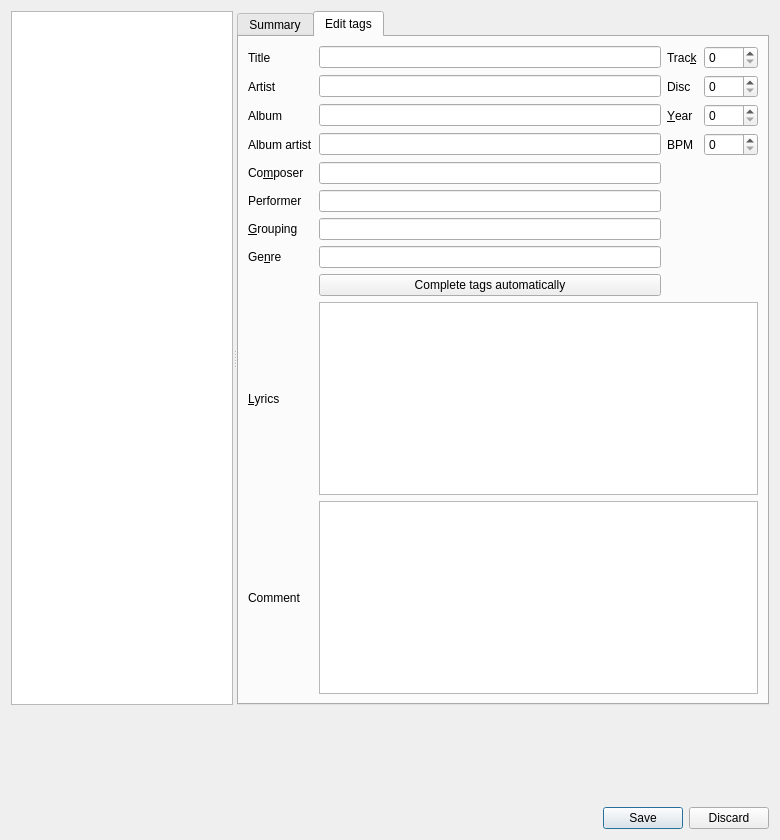
<?xml version="1.0" encoding="UTF-8"?>
<ui version="4.0">
 <class>EditTagDialog</class>
 <widget class="QDialog" name="EditTagDialog">
  <property name="geometry">
   <rect>
    <x>0</x>
    <y>0</y>
    <width>780</width>
    <height>840</height>
   </rect>
  </property>
  <property name="sizePolicy">
   <sizepolicy hsizetype="MinimumExpanding" vsizetype="MinimumExpanding">
    <horstretch>0</horstretch>
    <verstretch>0</verstretch>
   </sizepolicy>
  </property>
  <property name="windowTitle">
   <string>Edit track information</string>
  </property>
  <property name="windowIcon">
   <iconset resource="../../data/data.qrc">
    <normaloff>:/icon.png</normaloff>:/icon.png</iconset>
  </property>
  <layout class="QVBoxLayout" name="verticalLayout_3">
   <item>
    <widget class="QSplitter" name="splitter">
     <property name="orientation">
      <enum>Qt::Horizontal</enum>
     </property>
     <widget class="QListWidget" name="song_list">
      <property name="selectionMode">
       <enum>QAbstractItemView::ExtendedSelection</enum>
      </property>
     </widget>
     <widget class="QTabWidget" name="tab_widget">
      <property name="currentIndex">
       <number>1</number>
      </property>
      <widget class="QWidget" name="summary_tab">
       <attribute name="title">
        <string>Summary</string>
       </attribute>
       <layout class="QVBoxLayout" name="verticalLayout_2">
        <item>
         <layout class="QHBoxLayout" name="horizontalLayout_2">
          <item>
           <widget class="QLabel" name="art">
            <property name="sizePolicy">
             <sizepolicy hsizetype="Fixed" vsizetype="Fixed">
              <horstretch>0</horstretch>
              <verstretch>0</verstretch>
             </sizepolicy>
            </property>
            <property name="minimumSize">
             <size>
              <width>124</width>
              <height>124</height>
             </size>
            </property>
            <property name="frameShape">
             <enum>QFrame::StyledPanel</enum>
            </property>
            <property name="text">
             <string/>
            </property>
            <property name="alignment">
             <set>Qt::AlignCenter</set>
            </property>
            <property name="margin">
             <number>2</number>
            </property>
           </widget>
          </item>
          <item>
           <layout class="QVBoxLayout" name="verticalLayout">
            <item>
             <widget class="QTextEdit" name="summary">
              <property name="sizePolicy">
               <sizepolicy hsizetype="Expanding" vsizetype="Minimum">
                <horstretch>0</horstretch>
                <verstretch>0</verstretch>
               </sizepolicy>
              </property>
              <property name="styleSheet">
               <string notr="true">QTextEdit {
  background: transparent;
}</string>
              </property>
              <property name="frameShape">
               <enum>QFrame::NoFrame</enum>
              </property>
              <property name="textInteractionFlags">
               <set>Qt::TextSelectableByKeyboard|Qt::TextSelectableByMouse</set>
              </property>
             </widget>
            </item>
            <item>
             <layout class="QHBoxLayout" name="horizontalLayout">
              <item>
               <widget class="QPushButton" name="summary_art_button">
                <property name="sizePolicy">
                 <sizepolicy hsizetype="Fixed" vsizetype="Fixed">
                  <horstretch>0</horstretch>
                  <verstretch>0</verstretch>
                 </sizepolicy>
                </property>
                <property name="text">
                 <string>Change cover art</string>
                </property>
               </widget>
              </item>
              <item>
               <widget class="QPushButton" name="playcount_reset">
                <property name="sizePolicy">
                 <sizepolicy hsizetype="Fixed" vsizetype="Fixed">
                  <horstretch>0</horstretch>
                  <verstretch>0</verstretch>
                 </sizepolicy>
                </property>
                <property name="text">
                 <string>Reset play counts</string>
                </property>
               </widget>
              </item>
              <item>
               <spacer name="horizontalSpacer">
                <property name="orientation">
                 <enum>Qt::Horizontal</enum>
                </property>
                <property name="sizeHint" stdset="0">
                 <size>
                  <width>40</width>
                  <height>20</height>
                 </size>
                </property>
               </spacer>
              </item>
             </layout>
            </item>
           </layout>
          </item>
         </layout>
        </item>
        <item>
         <widget class="Line" name="line">
          <property name="orientation">
           <enum>Qt::Horizontal</enum>
          </property>
         </widget>
        </item>
        <item>
         <layout class="QGridLayout" name="gridLayout_3" rowstretch="0,0,0,0,0,0,0,0,0">
          <property name="horizontalSpacing">
           <number>18</number>
          </property>
          <item row="0" column="0">
           <widget class="QLabel" name="length_label">
            <property name="sizePolicy">
             <sizepolicy hsizetype="Fixed" vsizetype="Preferred">
              <horstretch>0</horstretch>
              <verstretch>0</verstretch>
             </sizepolicy>
            </property>
            <property name="text">
             <string>Length</string>
            </property>
            <property name="field_label" stdset="0">
             <bool>true</bool>
            </property>
           </widget>
          </item>
          <item row="0" column="1">
           <widget class="QLabel" name="length">
            <property name="sizePolicy">
             <sizepolicy hsizetype="Fixed" vsizetype="Preferred">
              <horstretch>0</horstretch>
              <verstretch>0</verstretch>
             </sizepolicy>
            </property>
            <property name="minimumSize">
             <size>
              <width>150</width>
              <height>0</height>
             </size>
            </property>
            <property name="baseSize">
             <size>
              <width>150</width>
              <height>0</height>
             </size>
            </property>
            <property name="wordWrap">
             <bool>true</bool>
            </property>
            <property name="textInteractionFlags">
             <set>Qt::LinksAccessibleByMouse|Qt::TextSelectableByKeyboard|Qt::TextSelectableByMouse</set>
            </property>
           </widget>
          </item>
          <item row="0" column="2">
           <widget class="QLabel" name="playcount_label">
            <property name="sizePolicy">
             <sizepolicy hsizetype="Fixed" vsizetype="Preferred">
              <horstretch>0</horstretch>
              <verstretch>0</verstretch>
             </sizepolicy>
            </property>
            <property name="text">
             <string>Play count</string>
            </property>
            <property name="field_label" stdset="0">
             <bool>true</bool>
            </property>
           </widget>
          </item>
          <item row="0" column="3">
           <widget class="QLabel" name="playcount">
            <property name="sizePolicy">
             <sizepolicy hsizetype="Expanding" vsizetype="Preferred">
              <horstretch>0</horstretch>
              <verstretch>0</verstretch>
             </sizepolicy>
            </property>
            <property name="wordWrap">
             <bool>true</bool>
            </property>
            <property name="textInteractionFlags">
             <set>Qt::LinksAccessibleByMouse|Qt::TextSelectableByKeyboard|Qt::TextSelectableByMouse</set>
            </property>
           </widget>
          </item>
          <item row="1" column="0">
           <widget class="QLabel" name="bpm_label">
            <property name="sizePolicy">
             <sizepolicy hsizetype="Fixed" vsizetype="Preferred">
              <horstretch>0</horstretch>
              <verstretch>0</verstretch>
             </sizepolicy>
            </property>
            <property name="text">
             <string>BPM</string>
            </property>
            <property name="field_label" stdset="0">
             <bool>true</bool>
            </property>
           </widget>
          </item>
          <item row="1" column="1">
           <widget class="QLabel" name="bpm">
            <property name="sizePolicy">
             <sizepolicy hsizetype="Preferred" vsizetype="Preferred">
              <horstretch>0</horstretch>
              <verstretch>0</verstretch>
             </sizepolicy>
            </property>
            <property name="baseSize">
             <size>
              <width>0</width>
              <height>0</height>
             </size>
            </property>
            <property name="wordWrap">
             <bool>true</bool>
            </property>
            <property name="textInteractionFlags">
             <set>Qt::LinksAccessibleByMouse|Qt::TextSelectableByKeyboard|Qt::TextSelectableByMouse</set>
            </property>
           </widget>
          </item>
          <item row="1" column="2">
           <widget class="QLabel" name="skipcount_label">
            <property name="sizePolicy">
             <sizepolicy hsizetype="Fixed" vsizetype="Preferred">
              <horstretch>0</horstretch>
              <verstretch>0</verstretch>
             </sizepolicy>
            </property>
            <property name="text">
             <string>Skip count</string>
            </property>
            <property name="field_label" stdset="0">
             <bool>true</bool>
            </property>
           </widget>
          </item>
          <item row="1" column="3">
           <widget class="QLabel" name="skipcount">
            <property name="wordWrap">
             <bool>true</bool>
            </property>
            <property name="textInteractionFlags">
             <set>Qt::LinksAccessibleByMouse|Qt::TextSelectableByKeyboard|Qt::TextSelectableByMouse</set>
            </property>
           </widget>
          </item>
          <item row="2" column="0">
           <widget class="QLabel" name="bitrate_label">
            <property name="sizePolicy">
             <sizepolicy hsizetype="Fixed" vsizetype="Preferred">
              <horstretch>0</horstretch>
              <verstretch>0</verstretch>
             </sizepolicy>
            </property>
            <property name="text">
             <string>Bit rate</string>
            </property>
            <property name="field_label" stdset="0">
             <bool>true</bool>
            </property>
           </widget>
          </item>
          <item row="2" column="1">
           <widget class="QLabel" name="bitrate">
            <property name="sizePolicy">
             <sizepolicy hsizetype="Preferred" vsizetype="Preferred">
              <horstretch>0</horstretch>
              <verstretch>0</verstretch>
             </sizepolicy>
            </property>
            <property name="baseSize">
             <size>
              <width>0</width>
              <height>0</height>
             </size>
            </property>
            <property name="wordWrap">
             <bool>true</bool>
            </property>
            <property name="textInteractionFlags">
             <set>Qt::LinksAccessibleByMouse|Qt::TextSelectableByKeyboard|Qt::TextSelectableByMouse</set>
            </property>
           </widget>
          </item>
          <item row="2" column="2">
           <widget class="QLabel" name="lastplayed_label">
            <property name="sizePolicy">
             <sizepolicy hsizetype="Fixed" vsizetype="Preferred">
              <horstretch>0</horstretch>
              <verstretch>0</verstretch>
             </sizepolicy>
            </property>
            <property name="text">
             <string comment="A playlist's tag.">Last played</string>
            </property>
            <property name="field_label" stdset="0">
             <bool>true</bool>
            </property>
           </widget>
          </item>
          <item row="2" column="3">
           <widget class="QLabel" name="lastplayed">
            <property name="wordWrap">
             <bool>true</bool>
            </property>
            <property name="textInteractionFlags">
             <set>Qt::LinksAccessibleByMouse|Qt::TextSelectableByKeyboard|Qt::TextSelectableByMouse</set>
            </property>
           </widget>
          </item>
          <item row="3" column="0">
           <widget class="QLabel" name="samplerate_label">
            <property name="sizePolicy">
             <sizepolicy hsizetype="Fixed" vsizetype="Preferred">
              <horstretch>0</horstretch>
              <verstretch>0</verstretch>
             </sizepolicy>
            </property>
            <property name="text">
             <string>Sample rate</string>
            </property>
            <property name="field_label" stdset="0">
             <bool>true</bool>
            </property>
           </widget>
          </item>
          <item row="3" column="1">
           <widget class="QLabel" name="samplerate">
            <property name="sizePolicy">
             <sizepolicy hsizetype="Preferred" vsizetype="Preferred">
              <horstretch>0</horstretch>
              <verstretch>0</verstretch>
             </sizepolicy>
            </property>
            <property name="wordWrap">
             <bool>true</bool>
            </property>
            <property name="textInteractionFlags">
             <set>Qt::LinksAccessibleByMouse|Qt::TextSelectableByKeyboard|Qt::TextSelectableByMouse</set>
            </property>
           </widget>
          </item>
          <item row="3" column="2">
           <widget class="QLabel" name="score_label">
            <property name="sizePolicy">
             <sizepolicy hsizetype="Fixed" vsizetype="Preferred">
              <horstretch>0</horstretch>
              <verstretch>0</verstretch>
             </sizepolicy>
            </property>
            <property name="text">
             <string>Score</string>
            </property>
            <property name="field_label" stdset="0">
             <bool>true</bool>
            </property>
           </widget>
          </item>
          <item row="3" column="3">
           <widget class="QLabel" name="score">
            <property name="wordWrap">
             <bool>true</bool>
            </property>
            <property name="textInteractionFlags">
             <set>Qt::LinksAccessibleByMouse|Qt::TextSelectableByKeyboard|Qt::TextSelectableByMouse</set>
            </property>
           </widget>
          </item>
          <item row="4" column="0">
           <widget class="QLabel" name="filesize_label">
            <property name="sizePolicy">
             <sizepolicy hsizetype="Fixed" vsizetype="Preferred">
              <horstretch>0</horstretch>
              <verstretch>0</verstretch>
             </sizepolicy>
            </property>
            <property name="text">
             <string>File size</string>
            </property>
            <property name="field_label" stdset="0">
             <bool>true</bool>
            </property>
           </widget>
          </item>
          <item row="4" column="1">
           <widget class="QLabel" name="filesize">
            <property name="sizePolicy">
             <sizepolicy hsizetype="Preferred" vsizetype="Preferred">
              <horstretch>0</horstretch>
              <verstretch>0</verstretch>
             </sizepolicy>
            </property>
            <property name="wordWrap">
             <bool>true</bool>
            </property>
            <property name="textInteractionFlags">
             <set>Qt::LinksAccessibleByMouse|Qt::TextSelectableByKeyboard|Qt::TextSelectableByMouse</set>
            </property>
           </widget>
          </item>
          <item row="4" column="2">
           <widget class="QLabel" name="rating_label">
            <property name="sizePolicy">
             <sizepolicy hsizetype="Fixed" vsizetype="Preferred">
              <horstretch>0</horstretch>
              <verstretch>0</verstretch>
             </sizepolicy>
            </property>
            <property name="text">
             <string>Rating</string>
            </property>
            <property name="field_label" stdset="0">
             <bool>true</bool>
            </property>
           </widget>
          </item>
          <item row="4" column="3">
           <widget class="RatingWidget" name="rating" native="true">
            <property name="sizePolicy">
             <sizepolicy hsizetype="Fixed" vsizetype="Preferred">
              <horstretch>0</horstretch>
              <verstretch>0</verstretch>
             </sizepolicy>
            </property>
            <property name="minimumSize">
             <size>
              <width>0</width>
              <height>0</height>
             </size>
            </property>
           </widget>
          </item>
          <item row="6" column="0">
           <widget class="QLabel" name="filetype_label">
            <property name="sizePolicy">
             <sizepolicy hsizetype="Fixed" vsizetype="Preferred">
              <horstretch>0</horstretch>
              <verstretch>0</verstretch>
             </sizepolicy>
            </property>
            <property name="text">
             <string>File type</string>
            </property>
            <property name="field_label" stdset="0">
             <bool>true</bool>
            </property>
           </widget>
          </item>
          <item row="6" column="1" colspan="3">
           <widget class="QLabel" name="filetype">
            <property name="sizePolicy">
             <sizepolicy hsizetype="Expanding" vsizetype="Preferred">
              <horstretch>0</horstretch>
              <verstretch>0</verstretch>
             </sizepolicy>
            </property>
            <property name="text">
             <string/>
            </property>
            <property name="wordWrap">
             <bool>true</bool>
            </property>
            <property name="textInteractionFlags">
             <set>Qt::LinksAccessibleByMouse|Qt::TextSelectableByKeyboard|Qt::TextSelectableByMouse</set>
            </property>
           </widget>
          </item>
          <item row="7" column="0">
           <widget class="QLabel" name="mtime_label">
            <property name="sizePolicy">
             <sizepolicy hsizetype="Fixed" vsizetype="Preferred">
              <horstretch>0</horstretch>
              <verstretch>0</verstretch>
             </sizepolicy>
            </property>
            <property name="text">
             <string>Date modified</string>
            </property>
            <property name="field_label" stdset="0">
             <bool>true</bool>
            </property>
           </widget>
          </item>
          <item row="7" column="1" colspan="3">
           <widget class="QLabel" name="mtime">
            <property name="wordWrap">
             <bool>true</bool>
            </property>
            <property name="textInteractionFlags">
             <set>Qt::LinksAccessibleByMouse|Qt::TextSelectableByKeyboard|Qt::TextSelectableByMouse</set>
            </property>
           </widget>
          </item>
          <item row="8" column="0">
           <widget class="QLabel" name="ctime_label">
            <property name="sizePolicy">
             <sizepolicy hsizetype="Fixed" vsizetype="Preferred">
              <horstretch>0</horstretch>
              <verstretch>0</verstretch>
             </sizepolicy>
            </property>
            <property name="text">
             <string>Date created</string>
            </property>
            <property name="field_label" stdset="0">
             <bool>true</bool>
            </property>
           </widget>
          </item>
          <item row="8" column="1" colspan="3">
           <widget class="QLabel" name="ctime">
            <property name="wordWrap">
             <bool>true</bool>
            </property>
            <property name="textInteractionFlags">
             <set>Qt::LinksAccessibleByMouse|Qt::TextSelectableByKeyboard|Qt::TextSelectableByMouse</set>
            </property>
           </widget>
          </item>
          <item row="5" column="0">
           <widget class="QLabel" name="filename_label">
            <property name="text">
             <string>File name</string>
            </property>
            <property name="field_label" stdset="0">
             <bool>true</bool>
            </property>
           </widget>
          </item>
          <item row="5" column="1" colspan="3">
           <widget class="QLineEdit" name="filename">
            <property name="styleSheet">
             <string notr="true">QLineEdit {
  background: transparent;
}</string>
            </property>
            <property name="frame">
             <bool>false</bool>
            </property>
            <property name="readOnly">
             <bool>true</bool>
            </property>
           </widget>
          </item>
         </layout>
        </item>
        <item>
         <spacer name="verticalSpacer_2">
          <property name="orientation">
           <enum>Qt::Vertical</enum>
          </property>
          <property name="sizeHint" stdset="0">
           <size>
            <width>20</width>
            <height>40</height>
           </size>
          </property>
         </spacer>
        </item>
       </layout>
      </widget>
      <widget class="QWidget" name="tags_tab">
       <property name="sizePolicy">
        <sizepolicy hsizetype="Expanding" vsizetype="Expanding">
         <horstretch>0</horstretch>
         <verstretch>0</verstretch>
        </sizepolicy>
       </property>
       <property name="minimumSize">
        <size>
         <width>528</width>
         <height>514</height>
        </size>
       </property>
       <attribute name="title">
        <string>Edit tags</string>
       </attribute>
       <layout class="QGridLayout" name="gridLayout_2">
        <item row="0" column="0">
         <layout class="QVBoxLayout" name="verticalLayout_4">
          <item>
           <layout class="QGridLayout" name="gridLayout">
            <item row="12" column="0">
             <widget class="QLabel" name="comment_label">
              <property name="text">
               <string>Comment</string>
              </property>
              <property name="buddy">
               <cstring>comment</cstring>
              </property>
             </widget>
            </item>
            <item row="0" column="0">
             <widget class="QLabel" name="title_label">
              <property name="text">
               <string>Title</string>
              </property>
              <property name="buddy">
               <cstring>title</cstring>
              </property>
             </widget>
            </item>
            <item row="0" column="1">
             <widget class="LineEdit" name="title">
              <property name="has_reset_button" stdset="0">
               <bool>true</bool>
              </property>
              <property name="has_clear_button" stdset="0">
               <bool>false</bool>
              </property>
             </widget>
            </item>
            <item row="0" column="2">
             <widget class="QLabel" name="track_label">
              <property name="text">
               <string>Trac&amp;k</string>
              </property>
              <property name="buddy">
               <cstring>track</cstring>
              </property>
             </widget>
            </item>
            <item row="0" column="3">
             <widget class="SpinBox" name="track">
              <property name="correctionMode">
               <enum>QAbstractSpinBox::CorrectToNearestValue</enum>
              </property>
              <property name="maximum">
               <number>9999</number>
              </property>
              <property name="has_clear_button" stdset="0">
               <bool>false</bool>
              </property>
              <property name="has_reset_button" stdset="0">
               <bool>true</bool>
              </property>
             </widget>
            </item>
            <item row="1" column="0">
             <widget class="QLabel" name="artist_label">
              <property name="text">
               <string>Artist</string>
              </property>
              <property name="buddy">
               <cstring>artist</cstring>
              </property>
             </widget>
            </item>
            <item row="1" column="1">
             <widget class="LineEdit" name="artist">
              <property name="has_reset_button" stdset="0">
               <bool>true</bool>
              </property>
              <property name="has_clear_button" stdset="0">
               <bool>false</bool>
              </property>
             </widget>
            </item>
            <item row="1" column="2">
             <widget class="QLabel" name="disc_label">
              <property name="text">
               <string>Disc</string>
              </property>
              <property name="buddy">
               <cstring>disc</cstring>
              </property>
             </widget>
            </item>
            <item row="1" column="3">
             <widget class="SpinBox" name="disc">
              <property name="correctionMode">
               <enum>QAbstractSpinBox::CorrectToNearestValue</enum>
              </property>
              <property name="maximum">
               <number>9999</number>
              </property>
              <property name="has_clear_button" stdset="0">
               <bool>false</bool>
              </property>
              <property name="has_reset_button" stdset="0">
               <bool>true</bool>
              </property>
             </widget>
            </item>
            <item row="2" column="0">
             <widget class="QLabel" name="album_label">
              <property name="text">
               <string>Album</string>
              </property>
              <property name="buddy">
               <cstring>album</cstring>
              </property>
             </widget>
            </item>
            <item row="2" column="1">
             <widget class="LineEdit" name="album">
              <property name="has_reset_button" stdset="0">
               <bool>true</bool>
              </property>
              <property name="has_clear_button" stdset="0">
               <bool>false</bool>
              </property>
             </widget>
            </item>
            <item row="2" column="2">
             <widget class="QLabel" name="year_label">
              <property name="text">
               <string>&amp;Year</string>
              </property>
              <property name="buddy">
               <cstring>year</cstring>
              </property>
             </widget>
            </item>
            <item row="2" column="3">
             <widget class="SpinBox" name="year">
              <property name="correctionMode">
               <enum>QAbstractSpinBox::CorrectToNearestValue</enum>
              </property>
              <property name="maximum">
               <number>9999</number>
              </property>
              <property name="has_clear_button" stdset="0">
               <bool>false</bool>
              </property>
              <property name="has_reset_button" stdset="0">
               <bool>true</bool>
              </property>
             </widget>
            </item>
            <item row="3" column="0">
             <widget class="QLabel" name="albumartist_label">
              <property name="text">
               <string>Album artist</string>
              </property>
              <property name="buddy">
               <cstring>albumartist</cstring>
              </property>
             </widget>
            </item>
            <item row="3" column="1">
             <widget class="LineEdit" name="albumartist">
              <property name="has_reset_button" stdset="0">
               <bool>true</bool>
              </property>
              <property name="has_clear_button" stdset="0">
               <bool>false</bool>
              </property>
             </widget>
            </item>
            <item row="4" column="0">
             <widget class="QLabel" name="composer_label">
              <property name="text">
               <string>Co&amp;mposer</string>
              </property>
              <property name="buddy">
               <cstring>composer</cstring>
              </property>
             </widget>
            </item>
            <item row="4" column="1">
             <widget class="LineEdit" name="composer">
              <property name="has_reset_button" stdset="0">
               <bool>true</bool>
              </property>
              <property name="has_clear_button" stdset="0">
               <bool>false</bool>
              </property>
             </widget>
            </item>
            <item row="5" column="0">
             <widget class="QLabel" name="performer_label">
              <property name="text">
               <string>Performer</string>
              </property>
              <property name="buddy">
               <cstring>performer</cstring>
              </property>
             </widget>
            </item>
            <item row="5" column="1">
             <widget class="LineEdit" name="performer">
              <property name="has_reset_button" stdset="0">
               <bool>true</bool>
              </property>
              <property name="has_clear_button" stdset="0">
               <bool>false</bool>
              </property>
             </widget>
            </item>
            <item row="6" column="0">
             <widget class="QLabel" name="grouping_label">
              <property name="text">
               <string>&amp;Grouping</string>
              </property>
              <property name="buddy">
               <cstring>grouping</cstring>
              </property>
             </widget>
            </item>
            <item row="6" column="1">
             <widget class="LineEdit" name="grouping">
              <property name="has_reset_button" stdset="0">
               <bool>true</bool>
              </property>
              <property name="has_clear_button" stdset="0">
               <bool>false</bool>
              </property>
             </widget>
            </item>
            <item row="7" column="0">
             <widget class="QLabel" name="genre_label">
              <property name="text">
               <string>Ge&amp;nre</string>
              </property>
              <property name="buddy">
               <cstring>genre</cstring>
              </property>
             </widget>
            </item>
            <item row="7" column="1">
             <widget class="LineEdit" name="genre">
              <property name="has_reset_button" stdset="0">
               <bool>true</bool>
              </property>
              <property name="has_clear_button" stdset="0">
               <bool>false</bool>
              </property>
             </widget>
            </item>
            <item row="8" column="1">
             <widget class="QPushButton" name="fetch_tag">
              <property name="text">
               <string>Complete tags automatically</string>
              </property>
              <property name="iconSize">
               <size>
                <width>38</width>
                <height>22</height>
               </size>
              </property>
             </widget>
            </item>
            <item row="11" column="0">
             <widget class="QLabel" name="lyrics_label">
              <property name="text">
               <string>&amp;Lyrics</string>
              </property>
              <property name="buddy">
               <cstring>lyrics</cstring>
              </property>
             </widget>
            </item>
            <item row="11" column="1" colspan="3">
             <widget class="TextEdit" name="lyrics">
              <property name="has_reset_button" stdset="0">
               <bool>true</bool>
              </property>
              <property name="has_clear_button" stdset="0">
               <bool>false</bool>
              </property>
             </widget>
            </item>
            <item row="12" column="1" colspan="3">
             <widget class="TextEdit" name="comment">
              <property name="has_reset_button" stdset="0">
               <bool>true</bool>
              </property>
              <property name="has_clear_button" stdset="0">
               <bool>false</bool>
              </property>
             </widget>
            </item>
            <item row="3" column="2">
             <widget class="QLabel" name="bpm2_label">
              <property name="text">
               <string>BPM</string>
              </property>
              <property name="buddy">
               <cstring>bpm2</cstring>
              </property>
             </widget>
            </item>
            <item row="3" column="3">
             <widget class="SpinBox" name="bpm2">
              <property name="correctionMode">
               <enum>QAbstractSpinBox::CorrectToNearestValue</enum>
              </property>
              <property name="maximum">
               <number>9999</number>
              </property>
              <property name="has_clear_button" stdset="0">
               <bool>false</bool>
              </property>
              <property name="has_reset_button" stdset="0">
               <bool>true</bool>
              </property>
             </widget>
            </item>            
           </layout>
          </item>
         </layout>
        </item>
       </layout>
      </widget>
     </widget>
    </widget>
   </item>
   <item>
    <widget class="BusyIndicator" name="loading_label" native="true"/>
   </item>
   <item>
    <widget class="QDialogButtonBox" name="button_box">
     <property name="standardButtons">
      <set>QDialogButtonBox::Discard|QDialogButtonBox::Save</set>
     </property>
    </widget>
   </item>
  </layout>
 </widget>
 <customwidgets>
  <customwidget>
   <class>BusyIndicator</class>
   <extends>QWidget</extends>
   <header>widgets/busyindicator.h</header>
  </customwidget>
  <customwidget>
   <class>LineEdit</class>
   <extends>QLineEdit</extends>
   <header>widgets/lineedit.h</header>
  </customwidget>
  <customwidget>
   <class>RatingWidget</class>
   <extends>QWidget</extends>
   <header>widgets/ratingwidget.h</header>
   <container>1</container>
  </customwidget>
  <customwidget>
   <class>TextEdit</class>
   <extends>QTextEdit</extends>
   <header>widgets/lineedit.h</header>
  </customwidget>
  <customwidget>
   <class>SpinBox</class>
   <extends>QSpinBox</extends>
   <header>widgets/lineedit.h</header>
  </customwidget>
 </customwidgets>
 <resources>
  <include location="../../data/data.qrc"/>
 </resources>
 <connections>
  <connection>
   <sender>button_box</sender>
   <signal>accepted()</signal>
   <receiver>EditTagDialog</receiver>
   <slot>accept()</slot>
   <hints>
    <hint type="sourcelabel">
     <x>65</x>
     <y>552</y>
    </hint>
    <hint type="destinationlabel">
     <x>84</x>
     <y>533</y>
    </hint>
   </hints>
  </connection>
  <connection>
   <sender>button_box</sender>
   <signal>rejected()</signal>
   <receiver>EditTagDialog</receiver>
   <slot>reject()</slot>
   <hints>
    <hint type="sourcelabel">
     <x>236</x>
     <y>542</y>
    </hint>
    <hint type="destinationlabel">
     <x>242</x>
     <y>532</y>
    </hint>
   </hints>
  </connection>
 </connections>
</ui>
